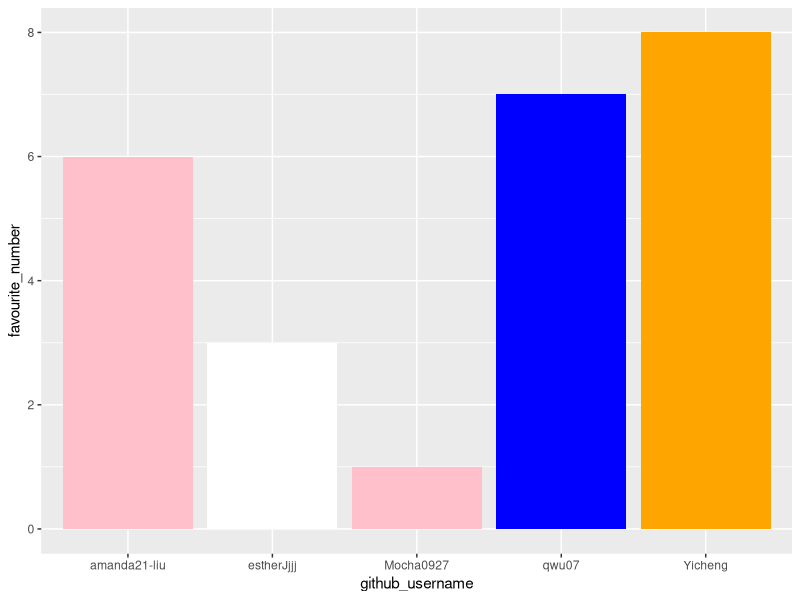
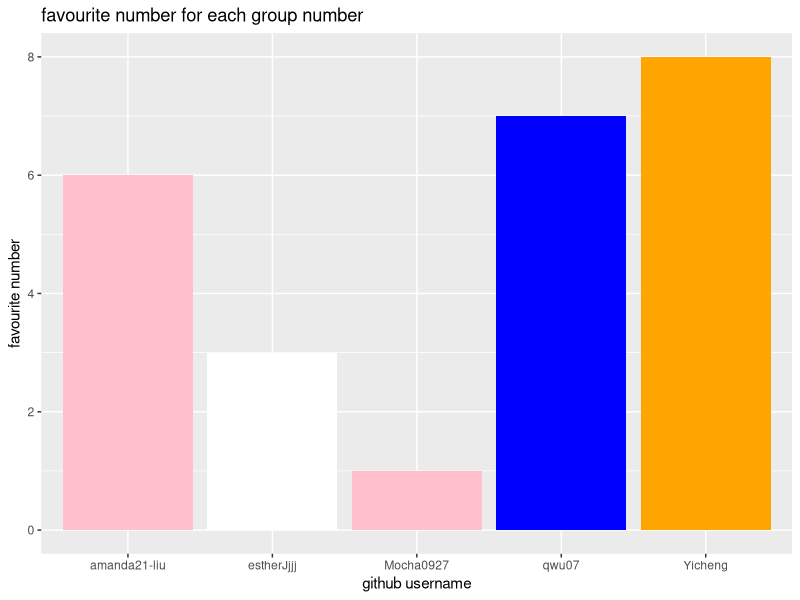
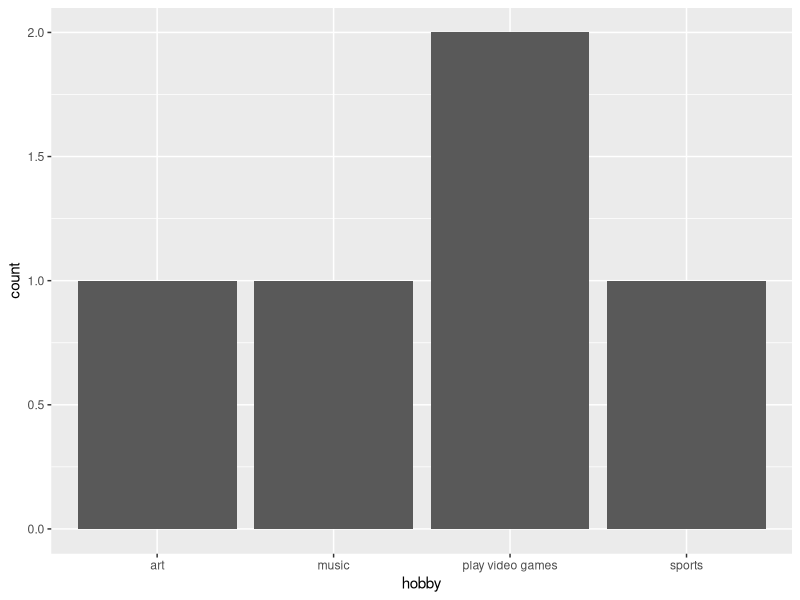

Reproduce these figures in R, in order.
## ---- chunk 1
library(tidyverse) 
## ---- chunk 2
team_data <- tibble(
  name = c("Queency", "esther", "Jasmine", 
           "Eason", "Amanda Liu"),
  github_username = c("qwu07", "estherJjjj", "Mocha0927","Yicheng", 
                      "amanda21-liu"), 
  colour = c("blue", "white", "pink", 
             "orange", "pink"),
  hobby = c("art", "sports", "play video games", 
            "music", "play video games"),
  favourite_number = c(7, 3, 1, 8, 6)
  )

team_data
## ---- chunk 3
p1 <- ggplot(data = team_data, 
             mapping = aes(x = github_username, 
                           y = favourite_number,
                           fill = colour), 
             ) +
   geom_col() +
   scale_fill_identity()
p1
## ---- chunk 4
p1 + labs(x = "github username", 
          y = "favourite number",
          title = "favourite number for each group number")
## ---- chunk 5
p2 <- ggplot(team_data, aes(x = hobby)) +
  geom_bar()
p2
